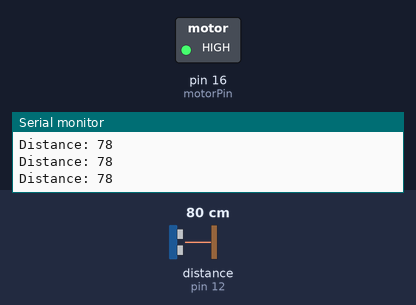
A sketch run on a simulated Arduino Uno, built with avr-gcc and run on an emulated ATmega328P. Parts: switched loads named in the sketch (green lamp = pin HIGH), the last lines printed to the serial monitor. Wiring (inferred from the names in the program): ultrasonic range finder: trigger pin 14; echo pin 12. The inputs (shaded band) are chosen by the test bench; at power-on: distance to the obstacle (sensor on pin 12) 80 cm. The echo pulse lasts 58.3 µs per cm; pins used as bus, display or sensor lines are not drawn.

Above: at 1.2 s.
1.3 s: distance to the obstacle (sensor on pin 12) set to 7 cm
2.8 s: distance to the obstacle (sensor on pin 12) set to 4 cm
At 4.0 s:
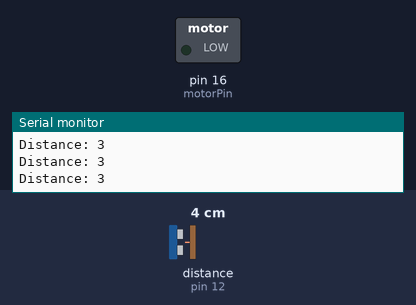
4.5 s: distance to the obstacle (sensor on pin 12) set to 19 cm
7.5 s: distance to the obstacle (sensor on pin 12) set to 24 cm
At 8.8 s:
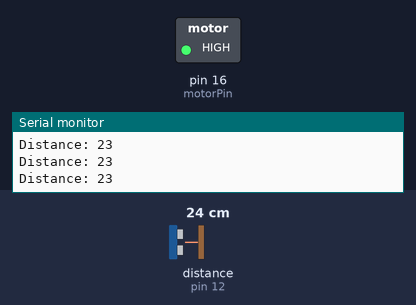
9.2 s: distance to the obstacle (sensor on pin 12) set to 2 cm
At 10.0 s:
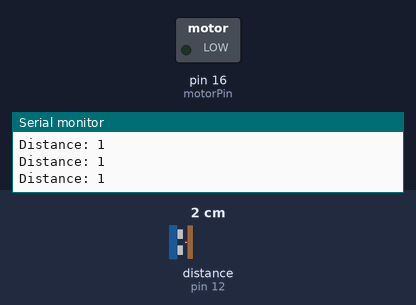
Timing chart, 0 to 11.8 s (numbered marks = the images above; inputs shaded):
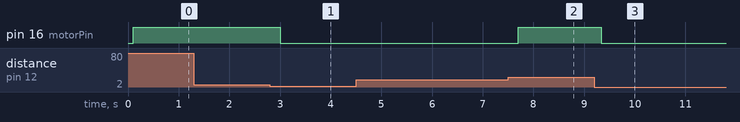

The sketch:

distance_measurement_with_ultrasonic_sensor.ino
```cpp
// defines pins numbers
const int trigPin = 14;
const int echoPin = 12;
// defines variables
long duration;
int distance;
int motorPin = 16;
void setup() {
 pinMode(trigPin, OUTPUT); // Sets the trigPin as an Output
 pinMode(echoPin, INPUT); // Sets the echoPin as an Input
 pinMode(motorPin, OUTPUT);
 Serial.begin(9600); // Starts the serial communication
}
void loop() {
 // Clears the trigPin
 digitalWrite(trigPin, LOW);
 delayMicroseconds(2);
 // Sets the trigPin on HIGH state for 10 micro seconds
 digitalWrite(trigPin, HIGH);
 delayMicroseconds(10);
 digitalWrite(trigPin, LOW);
 // Reads the echoPin, returns the sound wave travel time in microseconds
 duration = pulseIn(echoPin, HIGH);
 // Calculating the distance
 distance = duration * 0.034 / 2;
 // Prints the distance on the Serial Monitor
 Serial.print("Distance: ");
 Serial.println(distance);
 delay(100);

if(distance > 20){
  digitalWrite(motorPin, HIGH);
  }else if(distance < 5){
    digitalWrite(motorPin, LOW);
    }else{
      delay(1);
      }

}
```

Measured:
- the behaviour switches between 6 and 5 cm on distance to the obstacle (sensor on pin 12) (found by bisection; images 0 and 1)
- the behaviour switches between 21 and 22 cm on distance to the obstacle (sensor on pin 12) (found by bisection; images 1 and 2)
- after the input at 2.8 s, pin 16 (motorPin): HIGH → LOW after 0.20 s
- after the input at 7.5 s, pin 16 (motorPin): LOW → HIGH after 0.20 s
- after the input at 9.2 s, pin 16 (motorPin): HIGH → LOW after 0.14 s
